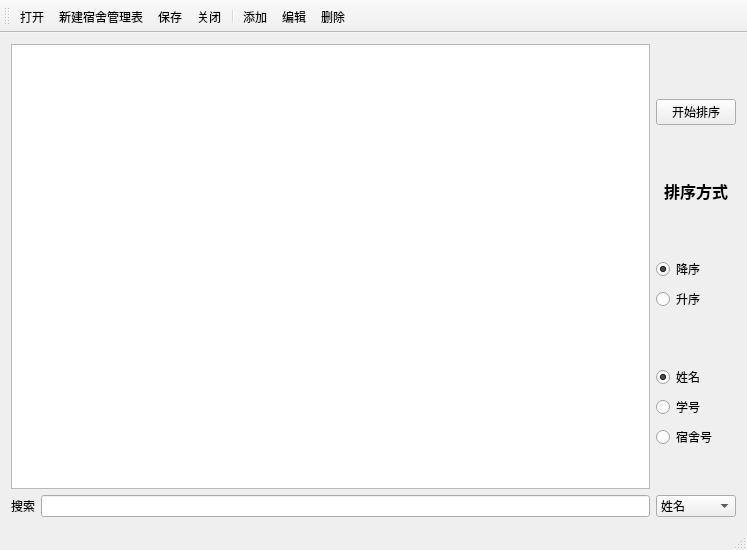
<?xml version="1.0" encoding="UTF-8"?>
<ui version="4.0">
 <class>MainWindow</class>
 <widget class="QMainWindow" name="MainWindow">
  <property name="geometry">
   <rect>
    <x>0</x>
    <y>0</y>
    <width>747</width>
    <height>550</height>
   </rect>
  </property>
  <property name="windowTitle">
   <string>宿舍管理系统</string>
  </property>
  <property name="windowIcon">
   <iconset resource="icon.qrc">
    <normaloff>:/actions/system-run.png</normaloff>:/actions/system-run.png</iconset>
  </property>
  <widget class="QWidget" name="centralWidget">
   <layout class="QGridLayout" name="gridLayout">
    <item row="4" column="2">
     <spacer name="verticalSpacer_5">
      <property name="orientation">
       <enum>Qt::Vertical</enum>
      </property>
      <property name="sizeHint" stdset="0">
       <size>
        <width>20</width>
        <height>48</height>
       </size>
      </property>
     </spacer>
    </item>
    <item row="2" column="2">
     <spacer name="verticalSpacer_2">
      <property name="orientation">
       <enum>Qt::Vertical</enum>
      </property>
      <property name="sizeHint" stdset="0">
       <size>
        <width>20</width>
        <height>49</height>
       </size>
      </property>
     </spacer>
    </item>
    <item row="9" column="1">
     <widget class="QLineEdit" name="searchView"/>
    </item>
    <item row="1" column="2">
     <widget class="QPushButton" name="startSort">
      <property name="text">
       <string>开始排序</string>
      </property>
     </widget>
    </item>
    <item row="9" column="0">
     <widget class="QLabel" name="label">
      <property name="text">
       <string>搜索</string>
      </property>
     </widget>
    </item>
    <item row="0" column="2">
     <spacer name="verticalSpacer">
      <property name="orientation">
       <enum>Qt::Vertical</enum>
      </property>
      <property name="sizeHint" stdset="0">
       <size>
        <width>20</width>
        <height>49</height>
       </size>
      </property>
     </spacer>
    </item>
    <item row="3" column="2">
     <widget class="QLabel" name="label_2">
      <property name="layoutDirection">
       <enum>Qt::LeftToRight</enum>
      </property>
      <property name="text">
       <string>&lt;html&gt;&lt;head/&gt;&lt;body&gt;&lt;p&gt;&lt;span style=&quot; font-size:12pt; font-weight:600;&quot;&gt;排序方式&lt;/span&gt;&lt;/p&gt;&lt;/body&gt;&lt;/html&gt;</string>
      </property>
      <property name="alignment">
       <set>Qt::AlignCenter</set>
      </property>
     </widget>
    </item>
    <item row="6" column="2">
     <spacer name="verticalSpacer_3">
      <property name="orientation">
       <enum>Qt::Vertical</enum>
      </property>
      <property name="sizeHint" stdset="0">
       <size>
        <width>20</width>
        <height>49</height>
       </size>
      </property>
     </spacer>
    </item>
    <item row="9" column="2">
     <widget class="QComboBox" name="searchChoice">
      <item>
       <property name="text">
        <string>姓名</string>
       </property>
      </item>
      <item>
       <property name="text">
        <string>学号</string>
       </property>
      </item>
      <item>
       <property name="text">
        <string>宿舍号</string>
       </property>
      </item>
     </widget>
    </item>
    <item row="7" column="2">
     <layout class="QVBoxLayout" name="sortL">
      <item>
       <widget class="QRadioButton" name="nameSort">
        <property name="text">
         <string>姓名</string>
        </property>
        <property name="checkable">
         <bool>true</bool>
        </property>
        <property name="checked">
         <bool>true</bool>
        </property>
        <property name="autoExclusive">
         <bool>false</bool>
        </property>
       </widget>
      </item>
      <item>
       <widget class="QRadioButton" name="numSort">
        <property name="text">
         <string>学号</string>
        </property>
        <property name="autoExclusive">
         <bool>false</bool>
        </property>
       </widget>
      </item>
      <item>
       <widget class="QRadioButton" name="docSort">
        <property name="text">
         <string>宿舍号</string>
        </property>
        <property name="autoExclusive">
         <bool>false</bool>
        </property>
       </widget>
      </item>
     </layout>
    </item>
    <item row="5" column="2">
     <layout class="QVBoxLayout" name="verticalLayout">
      <item>
       <widget class="QRadioButton" name="downSort">
        <property name="text">
         <string>降序</string>
        </property>
        <property name="checked">
         <bool>true</bool>
        </property>
        <property name="autoRepeat">
         <bool>false</bool>
        </property>
        <property name="autoExclusive">
         <bool>false</bool>
        </property>
       </widget>
      </item>
      <item>
       <widget class="QRadioButton" name="upsort">
        <property name="text">
         <string>升序</string>
        </property>
        <property name="autoExclusive">
         <bool>false</bool>
        </property>
       </widget>
      </item>
     </layout>
    </item>
    <item row="8" column="2">
     <spacer name="verticalSpacer_4">
      <property name="orientation">
       <enum>Qt::Vertical</enum>
      </property>
      <property name="sizeHint" stdset="0">
       <size>
        <width>20</width>
        <height>40</height>
       </size>
      </property>
     </spacer>
    </item>
    <item row="0" column="0" rowspan="9" colspan="2">
     <widget class="QTableView" name="tableView"/>
    </item>
   </layout>
  </widget>
  <widget class="QToolBar" name="mainToolBar">
   <attribute name="toolBarArea">
    <enum>TopToolBarArea</enum>
   </attribute>
   <attribute name="toolBarBreak">
    <bool>false</bool>
   </attribute>
   <addaction name="pOpen"/>
   <addaction name="pNew"/>
   <addaction name="pSave"/>
   <addaction name="pClose"/>
   <addaction name="separator"/>
   <addaction name="pAdd"/>
   <addaction name="pEdit"/>
   <addaction name="pDelete"/>
  </widget>
  <widget class="QStatusBar" name="statusBar"/>
  <action name="pNew">
   <property name="icon">
    <iconset>
     <activeon>:/actions/document-new.png</activeon>
    </iconset>
   </property>
   <property name="text">
    <string>新建宿舍管理表</string>
   </property>
  </action>
  <action name="pSave">
   <property name="icon">
    <iconset>
     <activeon>:/actions/document-save.png</activeon>
    </iconset>
   </property>
   <property name="text">
    <string>保存</string>
   </property>
  </action>
  <action name="pClose">
   <property name="icon">
    <iconset>
     <activeon>:/actions/gtk-close.png</activeon>
    </iconset>
   </property>
   <property name="text">
    <string>关闭</string>
   </property>
  </action>
  <action name="pAdd">
   <property name="icon">
    <iconset resource="icon.qrc">
     <normaloff>:/actions/add.png</normaloff>:/actions/add.png</iconset>
   </property>
   <property name="text">
    <string>添加</string>
   </property>
  </action>
  <action name="pDelete">
   <property name="icon">
    <iconset>
     <activeon>:/actions/edit-delete.png</activeon>
    </iconset>
   </property>
   <property name="text">
    <string>删除</string>
   </property>
  </action>
  <action name="pOpen">
   <property name="icon">
    <iconset>
     <activeon>:/actions/document-open.png</activeon>
    </iconset>
   </property>
   <property name="text">
    <string>打开</string>
   </property>
  </action>
  <action name="pEdit">
   <property name="icon">
    <iconset>
     <activeon>:/actions/edit-copy.png</activeon>
    </iconset>
   </property>
   <property name="text">
    <string>编辑</string>
   </property>
  </action>
 </widget>
 <layoutdefault spacing="6" margin="11"/>
 <resources>
  <include location="icon.qrc"/>
 </resources>
 <connections/>
</ui>
